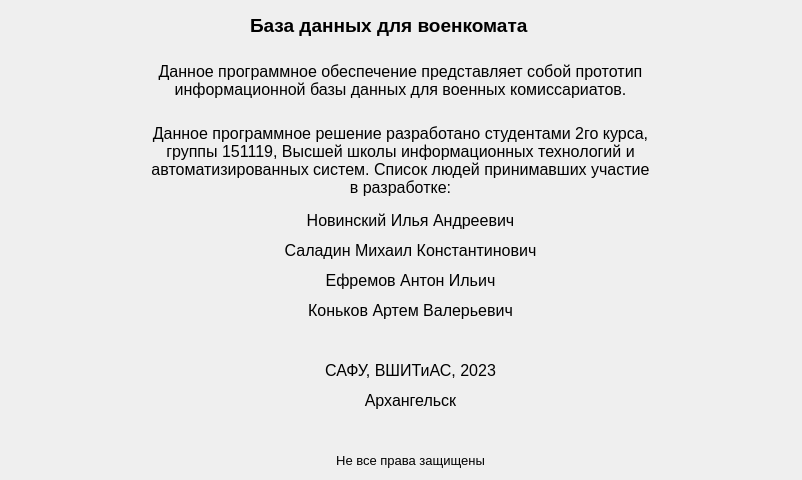
<?xml version="1.0" encoding="UTF-8"?>
<ui version="4.0">
 <class>MainWindow</class>
 <widget class="QMainWindow" name="MainWindow">
  <property name="geometry">
   <rect>
    <x>0</x>
    <y>0</y>
    <width>802</width>
    <height>480</height>
   </rect>
  </property>
  <property name="minimumSize">
   <size>
    <width>802</width>
    <height>480</height>
   </size>
  </property>
  <property name="maximumSize">
   <size>
    <width>802</width>
    <height>480</height>
   </size>
  </property>
  <property name="windowTitle">
   <string>О программе</string>
  </property>
  <widget class="QWidget" name="centralwidget">
   <widget class="QLabel" name="label">
    <property name="geometry">
     <rect>
      <x>250</x>
      <y>10</y>
      <width>291</width>
      <height>31</height>
     </rect>
    </property>
    <property name="font">
     <font>
      <pointsize>14</pointsize>
      <weight>75</weight>
      <bold>true</bold>
     </font>
    </property>
    <property name="text">
     <string>База данных для военкомата</string>
    </property>
   </widget>
   <widget class="QLabel" name="label_2">
    <property name="geometry">
     <rect>
      <x>150</x>
      <y>40</y>
      <width>501</width>
      <height>81</height>
     </rect>
    </property>
    <property name="font">
     <font>
      <pointsize>12</pointsize>
      <weight>50</weight>
      <bold>false</bold>
     </font>
    </property>
    <property name="text">
     <string>Данное программное обеспечение представляет собой прототип информационной базы данных для военных комиссариатов.</string>
    </property>
    <property name="alignment">
     <set>Qt::AlignCenter</set>
    </property>
    <property name="wordWrap">
     <bool>true</bool>
    </property>
   </widget>
   <widget class="QLabel" name="label_3">
    <property name="geometry">
     <rect>
      <x>150</x>
      <y>120</y>
      <width>501</width>
      <height>81</height>
     </rect>
    </property>
    <property name="font">
     <font>
      <pointsize>12</pointsize>
      <weight>50</weight>
      <bold>false</bold>
     </font>
    </property>
    <property name="text">
     <string>Данное программное решение разработано студентами 2го курса, группы 151119, Высшей школы информационных технологий и автоматизированных систем. Список людей принимавших участие в разработке:</string>
    </property>
    <property name="alignment">
     <set>Qt::AlignCenter</set>
    </property>
    <property name="wordWrap">
     <bool>true</bool>
    </property>
   </widget>
   <widget class="QLabel" name="label_4">
    <property name="geometry">
     <rect>
      <x>160</x>
      <y>210</y>
      <width>501</width>
      <height>21</height>
     </rect>
    </property>
    <property name="font">
     <font>
      <pointsize>12</pointsize>
      <weight>50</weight>
      <bold>false</bold>
     </font>
    </property>
    <property name="text">
     <string>Новинский Илья Андреевич</string>
    </property>
    <property name="alignment">
     <set>Qt::AlignCenter</set>
    </property>
    <property name="wordWrap">
     <bool>true</bool>
    </property>
   </widget>
   <widget class="QLabel" name="label_6">
    <property name="geometry">
     <rect>
      <x>160</x>
      <y>240</y>
      <width>501</width>
      <height>21</height>
     </rect>
    </property>
    <property name="font">
     <font>
      <pointsize>12</pointsize>
      <weight>50</weight>
      <bold>false</bold>
     </font>
    </property>
    <property name="text">
     <string>Саладин Михаил Константинович</string>
    </property>
    <property name="alignment">
     <set>Qt::AlignCenter</set>
    </property>
    <property name="wordWrap">
     <bool>true</bool>
    </property>
   </widget>
   <widget class="QLabel" name="label_5">
    <property name="geometry">
     <rect>
      <x>160</x>
      <y>270</y>
      <width>501</width>
      <height>21</height>
     </rect>
    </property>
    <property name="font">
     <font>
      <pointsize>12</pointsize>
      <weight>50</weight>
      <bold>false</bold>
     </font>
    </property>
    <property name="text">
     <string>Ефремов Антон Ильич</string>
    </property>
    <property name="alignment">
     <set>Qt::AlignCenter</set>
    </property>
    <property name="wordWrap">
     <bool>true</bool>
    </property>
   </widget>
   <widget class="QLabel" name="label_7">
    <property name="geometry">
     <rect>
      <x>160</x>
      <y>300</y>
      <width>501</width>
      <height>21</height>
     </rect>
    </property>
    <property name="font">
     <font>
      <pointsize>12</pointsize>
      <weight>50</weight>
      <bold>false</bold>
     </font>
    </property>
    <property name="text">
     <string>Коньков Артем Валерьевич</string>
    </property>
    <property name="alignment">
     <set>Qt::AlignCenter</set>
    </property>
    <property name="wordWrap">
     <bool>true</bool>
    </property>
   </widget>
   <widget class="QLabel" name="label_8">
    <property name="geometry">
     <rect>
      <x>160</x>
      <y>360</y>
      <width>501</width>
      <height>21</height>
     </rect>
    </property>
    <property name="font">
     <font>
      <pointsize>12</pointsize>
      <weight>50</weight>
      <bold>false</bold>
     </font>
    </property>
    <property name="text">
     <string>САФУ, ВШИТиАС, 2023</string>
    </property>
    <property name="alignment">
     <set>Qt::AlignCenter</set>
    </property>
    <property name="wordWrap">
     <bool>true</bool>
    </property>
   </widget>
   <widget class="QLabel" name="label_9">
    <property name="geometry">
     <rect>
      <x>160</x>
      <y>390</y>
      <width>501</width>
      <height>21</height>
     </rect>
    </property>
    <property name="font">
     <font>
      <pointsize>12</pointsize>
      <weight>50</weight>
      <bold>false</bold>
     </font>
    </property>
    <property name="text">
     <string>Архангельск</string>
    </property>
    <property name="alignment">
     <set>Qt::AlignCenter</set>
    </property>
    <property name="wordWrap">
     <bool>true</bool>
    </property>
   </widget>
   <widget class="QLabel" name="label_10">
    <property name="geometry">
     <rect>
      <x>160</x>
      <y>450</y>
      <width>501</width>
      <height>21</height>
     </rect>
    </property>
    <property name="font">
     <font>
      <pointsize>10</pointsize>
      <weight>50</weight>
      <bold>false</bold>
     </font>
    </property>
    <property name="text">
     <string>Не все права защищены</string>
    </property>
    <property name="alignment">
     <set>Qt::AlignCenter</set>
    </property>
    <property name="wordWrap">
     <bool>true</bool>
    </property>
   </widget>
  </widget>
 </widget>
 <resources/>
 <connections/>
</ui>
